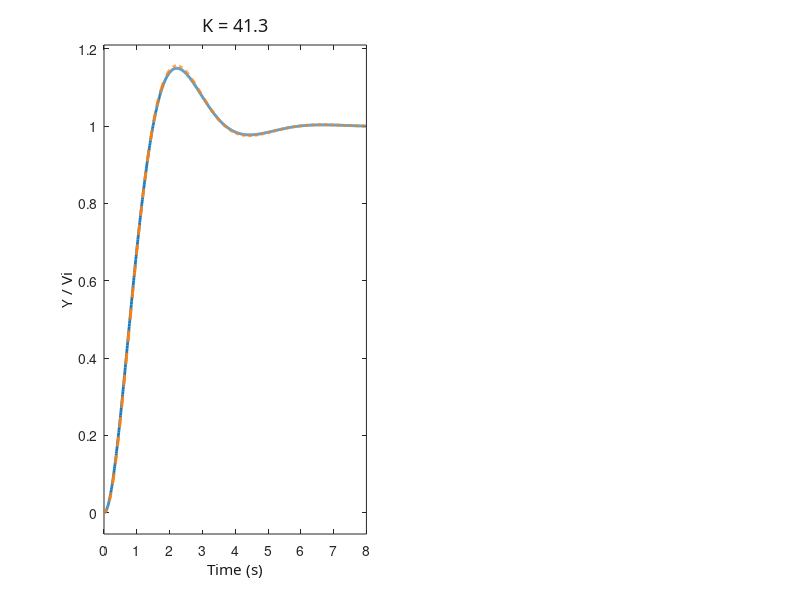

Recreate this plot in MATLAB. (Note: this script raises an error after producing the figure.)
% =========================================================================
% figure2_model_reduction.m
% 
% Report Citation:
% Section 2.3: "Reducing it to Second Order" (Figure 2)
% Comparison of Full 3rd-Order Model vs. Reduced 2nd-Order Model
% for Proportional Gains K = 41.3 and K = 100.
% =========================================================================

clear; clc; close all;

% 1. System Parameters (from Section 2.1 - 2.3)
% K_pot = 0.318 V/rad, K_g = 0.1, K_m = 2.083
c = 0.318 * 0.1 * 2.083;      % Loop constant c ≈ 0.0662
s = tf('s');

% 2. Simulation Settings
t = linspace(0, 8, 1000);
gains    = [41.3, 100];
y_limits = {[-0.055, 1.21], [-0.055, 1.41]};
y_ticks  = {0:0.2:1.2, 0:0.2:1.4};

% 3. Create Figure
fig = figure('Color', 'w', 'Position', [150, 150, 880, 370]);

for i = 1:2
    K = gains(i);
    
    % Reduced 2nd-order closed loop: Power amplifier replaced by its DC gain (= 1)
    % G_red(s) = (c * K) / (s * (s + 1.71))
    T_red = feedback((c * K) / (s * (s + 1.71)), 1);
    
    % Full 3rd-order closed loop: Includes fast power amplifier pole at -100 rad/s
    % G_full(s) = (c * K * 100) / (s * (s + 1.71) * (s + 100))
    T_full = feedback((c * K * 100) / (s * (s + 1.71) * (s + 100)), 1);
    
    % Step response: Output position voltage Y / Input command voltage Vi
    y_red  = step(T_red, t);
    y_full = step(T_full, t);
    
    % Plot curves
    ax = subplot(1, 2, i);
    plot(t, y_red,  '-',  'LineWidth', 2.0, 'Color', [0.12, 0.47, 0.71], ...
         'DisplayName', '2nd-order (reduced)');
    hold on;
    plot(t, y_full, '--', 'LineWidth', 2.0, 'Color', [1.00, 0.50, 0.05], ...
         'DisplayName', '3rd-order (full)');
    
    % Title & Labels
    title(sprintf('K = %g', K), 'FontName', 'CMU Serif', 'FontSize', 13, ...
          'FontWeight', 'normal', 'Color', [0.1, 0.1, 0.1]);
    xlabel('Time (s)', 'FontName', 'CMU Serif', 'FontSize', 11, 'Color', [0.1, 0.1, 0.1]);
    if i == 1
        ylabel('Y / Vi', 'FontName', 'CMU Serif', 'FontSize', 11, 'Color', [0.1, 0.1, 0.1]);
    end
    
    % Axis limits and ticks
    xlim([0, 8]);
    ylim(y_limits{i});
    xticks(0:1:8);
    yticks(y_ticks{i});
    ytickformat('%.1f');
    
    % Styling: Clean despine, outward ticks, soft light grid
    box off;
    grid on;
    set(ax, 'Color', 'w', ...
            'TickDir', 'out', ...
            'FontName', 'CMU Serif', ...
            'FontSize', 11, ...
            'XColor', [0.2, 0.2, 0.2], ...
            'YColor', [0.2, 0.2, 0.2], ...
            'GridColor', [0.88, 0.88, 0.88], ...
            'GridAlpha', 0.8, ...
            'LineWidth', 1.0);
    
    % Legend matching reference
    lgd = legend('Location', 'southeast', 'FontName', 'CMU Serif', 'FontSize', 9);
    set(lgd, 'EdgeColor', [0.85, 0.85, 0.85], 'Color', 'w', 'TextColor', [0.1, 0.1, 0.1]);
end

% 4. Save High-Quality Image
scriptDir = fileparts(mfilename('fullpath'));
figDir = fullfile(scriptDir, '..', 'figures');
if ~exist(figDir, 'dir'), mkdir(figDir); end
figPath = fullfile(figDir, 'figure2_model_reduction.png');

exportgraphics(fig, figPath, 'Resolution', 300, 'BackgroundColor', 'white');
fprintf('Figure 2 saved successfully to %s\n', figPath);
